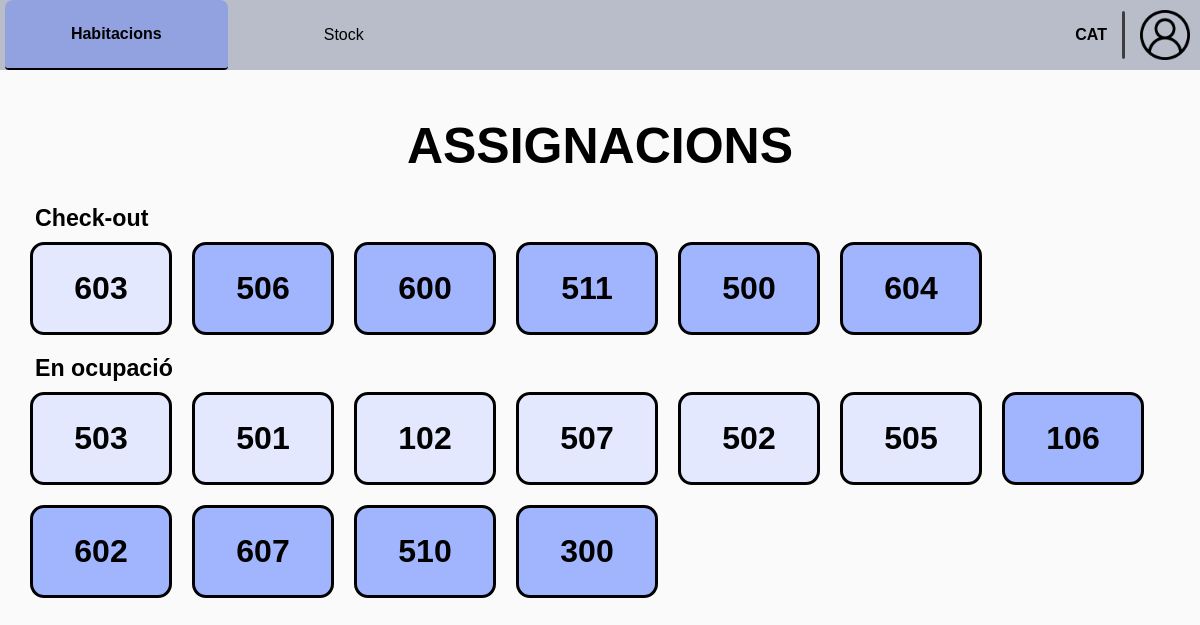
Screenshot of /cleaner/rooms/ (signed in) with the database file from the repository.
### Reception/models.py (models this page shows, shortened)
class Room(models.Model):
    is_clean = models.BooleanField()
    is_taken = models.BooleanField()
    room_num = models.IntegerField(unique=True)
    room_type = models.CharField(
        max_length=c.DROPDOWN_MAX_LENGTH,
        choices=c.get_room_types,
        default='Double'
    )
    room_price = models.IntegerField(default=0)

### Cleaner/views.py (the view)
# urls.py: path('rooms/', v.cleaner_cleaned_rooms, name="cleaner_home"),
@worker_required('cleaner')
def cleaner_cleaned_rooms(request):
    today = timezone.now().date()
    occupied_rooms = Room.objects.filter(
        is_taken=True,
        roomreservation__exit__gt=today,
        roomreservation__check_out_active=False
    ).distinct()
    check_out_rooms = Room.objects.filter(
        is_taken=False,
        roomreservation__exit__gte=today,
        roomreservation__check_out_active=True
    ).distinct()
    return render(request, c.get_cleaner_rooms_path(1), {
        'occupied_rooms': occupied_rooms,
        'check_out_rooms': check_out_rooms
    })

### Cleaner/config.py (called while the page is built)
    @staticmethod
    def get_cleaner_rooms_path(n: int):
        return p.CLEANER_ROOMS_PATH[n]

### templates/worker/cleaner/cleaner_home.html
{% extends "worker/cleaner/base_cleaner.html" %}
{% load static %}
{% block extra_css %}
    <link rel="stylesheet" href="{% static 'css/worker/cleaner/cleaner_home.css' %}">
{% endblock extra_css %}
{% block id_cleaner_home %} id="current-page" {% endblock id_cleaner_home %}
{% block content %}
    <div class="main">
        <h1 class="section-title">ASSIGNACIONS</h1>
        <div class="cleaner-room-list">
            <h4>Check-out</h4>
            <div class="cleaner-rooms">
                {% for room in check_out_rooms %}
                    {% if room.is_clean == False %}
                        <a href="{% url 'cleaner_cleaned_room_info' room_id=room.id %}"><button class="not-cleaned-room">{{ room.room_num }}</button></a>
                    {% endif %}
                {% endfor %}
                {% for room in check_out_rooms %}
                    {% if room.is_clean == True %}
                        <a href="{% url 'cleaner_cleaned_room_info' room_id=room.id %}"><button class="cleaned-room">{{ room.room_num }}</button></a>
                    {% endif %}
                {% endfor %}
            </div>
        </div>
        <div class="cleaner-room-list">
            <h4>En ocupació</h4>
            <div class="cleaner-rooms">
                {% for room in occupied_rooms %}
                    {% if room.is_clean == False %}
                        <a href="{% url 'cleaner_cleaned_room_info' room_id=room.id %}"><button class="not-cleaned-room">{{ room.room_num }}</button></a>
                    {% endif %}
                {% endfor %}
                {% for room in occupied_rooms %}
                    {% if room.is_clean == True %}
                        <a href="{% url 'cleaner_cleaned_room_info' room_id=room.id %}"><button class="cleaned-room">{{ room.room_num }}</button></a>
                    {% endif %}
                {% endfor %}
            </div>
        </div>
    </div>
{% endblock content %}

### static/css/base.css (style rules this page uses)
body { background-color: #fafafa; font-family: "Gill Sans MT", Arial, sans-serif; margin: 0; padding: 0; aspect-ratio: 16 / 9; width: 100%; height: 100vh; display: flex; flex-direction: column; }
.main { position: relative; display: flex; flex-direction: column; align-items: center; height: 95%; width: 95%; max-height: 900px; max-width: 1600px; gap: 10px; margin-bottom: 10px; }

### static/css/worker/worker.css (style rules this page uses)
button { cursor: pointer; }
.section-title { margin-bottom: 20px; font-size: 50px; display: flex; justify-content: center; min-width: max-content; }

### static/css/worker/cleaner/cleaner_home.css (style rules this page uses)
h4 { font-size: 1.45em; margin-top: 0; margin-left: 5px; margin-bottom: 10px; }
.cleaner-room-list { width: 100%; display: flex; flex-direction: column; flex-wrap: wrap; align-content: flex-start; margin-bottom: 10px; }
.cleaner-rooms { display: flex; flex-direction: row; flex-wrap: wrap; align-items: center; gap: 20px; }
.cleaner-rooms button { width: 142px; font-size: 2em; font-weight: bold; padding: 25px 40px; border: solid 3px black; border-radius: 14px; }
.not-cleaned-room { background-color: #e3e8ff; }
.cleaned-room { background-color: #a1b5ff; }

### rows the page displays
Room: room_num "603"
Room: room_num "506"
Room: room_num "600"
Room: room_num "511"
Room: room_num "500"
Room: room_num "604"
Room: room_num "503"
Room: room_num "501"
Room: room_num "102"
Room: room_num "507"
Room: room_num "502"
Room: room_num "505"
Room: room_num "106"
Room: room_num "602"
Room: room_num "607"
Room: room_num "510"
Room: room_num "300"
